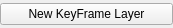
<?xml version="1.0" encoding="UTF-8"?>
<ui version="4.0">
 <class>blank</class>
 <widget class="QWidget" name="blank">
  <property name="geometry">
   <rect>
    <x>0</x>
    <y>0</y>
    <width>173</width>
    <height>28</height>
   </rect>
  </property>
  <property name="sizePolicy">
   <sizepolicy hsizetype="Preferred" vsizetype="Preferred">
    <horstretch>0</horstretch>
    <verstretch>0</verstretch>
   </sizepolicy>
  </property>
  <property name="windowTitle">
   <string>Form</string>
  </property>
  <property name="windowIcon">
   <iconset>
    <normaloff>../pigment_o/logo.ico</normaloff>../pigment_o/logo.ico</iconset>
  </property>
  <layout class="QVBoxLayout" name="verticalLayout">
   <property name="spacing">
    <number>0</number>
   </property>
   <property name="leftMargin">
    <number>0</number>
   </property>
   <property name="topMargin">
    <number>0</number>
   </property>
   <property name="rightMargin">
    <number>0</number>
   </property>
   <property name="bottomMargin">
    <number>0</number>
   </property>
   <item>
    <widget class="QPushButton" name="anim_layer_add">
     <property name="text">
      <string>New KeyFrame Layer</string>
     </property>
    </widget>
   </item>
  </layout>
 </widget>
 <resources/>
 <connections/>
</ui>
